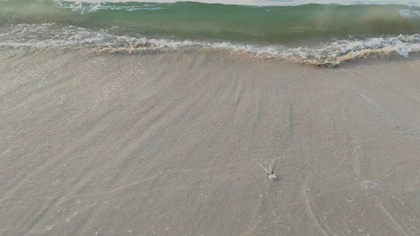
%> input picture p.jpg, 420 x 236 px, shrunk from 1137 x 640 before the run
$ octave ditonglvbo.m   (GNU Octave 9; MATLAB toolbox functions it lacks are replaced by stand-ins)
%> lines starting %> are read from the running program, lines starting %| are printed output that depends on the picture
clc
clear all
I=imread('p.jpg');
%> I is the input picture: size 236x420x3 uint8; mean R, G, B 145.5, 144.1, 134.5
I=rgb2gray(I);
%> I: size 236x420 uint8
[f1,f2]=freqspace(size(I),'meshgrid');
D=0.4;
n=4;
Hd=ones(size(I));
r=sqrt(f1.^2+f2.^2);
for i=1:size(I,1)
    for j=1:size(I,2)
        t=r(i,j)/(D*D);
        Hd(i,j)=1/(t^n+1);
    end
end
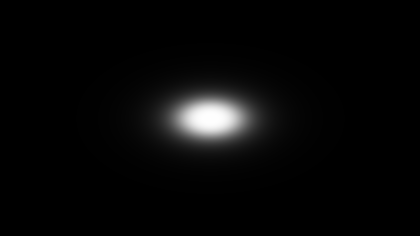
%> Hd: size 236x420 double; min 0.000164, max 1, mean 0.0312
Y=fft2(double(I));
Y=fftshift(Y);
Ya=Y.*Hd;
Ya=ifftshift(Ya);
Ia=ifft2(Ya);
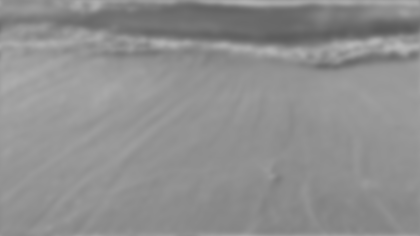
%> Ia: size 236x420 double; min 89.99, max 184.5, mean 143.4
figure
imshow(Ia,[])

$ run again, with tupian.jpg copied over p.jpg
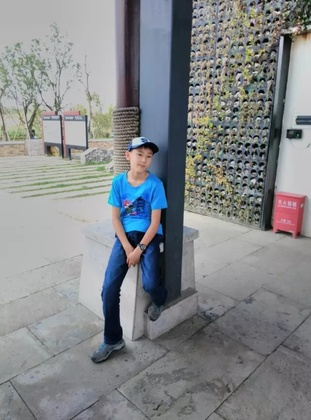
%> input picture tupian.jpg, 311 x 420 px, shrunk from 640 x 863 before the run
%> I is the input picture: size 420x311x3 uint8; mean R, G, B 131.8, 134.7, 137.2
%> `I=rgb2gray(I);`:
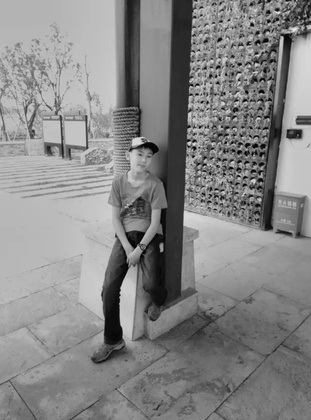
%> I: size 420x311 uint8; min 0, max 232, mean 134.1
%> `Ia=ifft2(Ya);`:
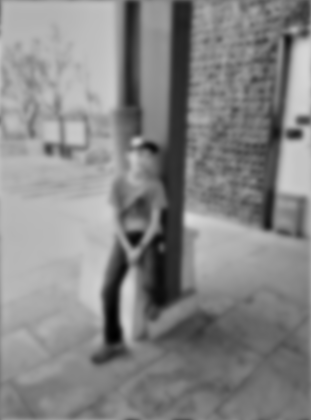
%> Ia: size 420x311 double; min 0.644, max 217.8, mean 134.1

$ run again, with 12.png saved as p.jpg
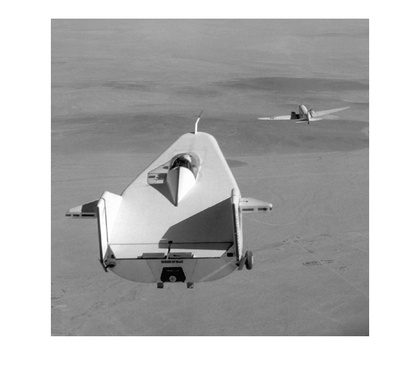
%> input picture 12.png, 420 x 371 px, shrunk from 677 x 598 before the run
%> I is the input picture: size 371x420x3 uint8; min 0, max 255, mean 180.5
%> I: size 371x420 uint8
%> `Ia=ifft2(Ya);`:
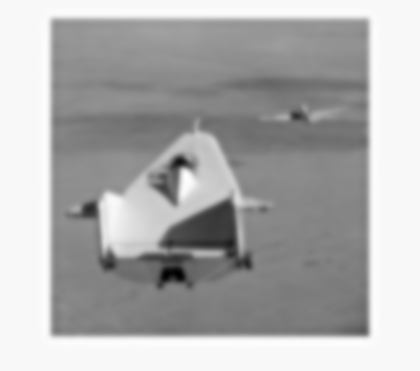
%> Ia: size 371x420 double; min 1.64, max 261.3, mean 180.5; drawn with min black and max white
